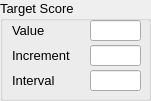
   <widget class="QGroupBox" name="groupBox_6">
    <property name="geometry">
     <rect>
      <x>740</x>
      <y>10</y>
      <width>151</width>
      <height>101</height>
     </rect>
    </property>
    <property name="font">
     <font>
      <pointsize>10</pointsize>
     </font>
    </property>
    <property name="title">
     <string>Target Score</string>
    </property>
    <widget class="QLineEdit" name="lineTarget_Interval">
     <property name="geometry">
      <rect>
       <x>90</x>
       <y>70</y>
       <width>51</width>
       <height>21</height>
      </rect>
     </property>
    </widget>
    <widget class="QLineEdit" name="lineTarget_Value">
     <property name="geometry">
      <rect>
       <x>90</x>
       <y>20</y>
       <width>51</width>
       <height>21</height>
      </rect>
     </property>
    </widget>
    <widget class="QLabel" name="label_28">
     <property name="geometry">
      <rect>
       <x>12</x>
       <y>45</y>
       <width>81</width>
       <height>20</height>
      </rect>
     </property>
     <property name="font">
      <font>
       <pointsize>10</pointsize>
      </font>
     </property>
     <property name="text">
      <string>Increment</string>
     </property>
     <property name="alignment">
      <set>Qt::AlignLeading|Qt::AlignLeft|Qt::AlignVCenter</set>
     </property>
    </widget>
    <widget class="QLabel" name="label_29">
     <property name="geometry">
      <rect>
       <x>12</x>
       <y>70</y>
       <width>81</width>
       <height>20</height>
      </rect>
     </property>
     <property name="font">
      <font>
       <pointsize>10</pointsize>
      </font>
     </property>
     <property name="text">
      <string>Interval</string>
     </property>
     <property name="alignment">
      <set>Qt::AlignLeading|Qt::AlignLeft|Qt::AlignVCenter</set>
     </property>
    </widget>
    <widget class="QLabel" name="label_30">
     <property name="geometry">
      <rect>
       <x>12</x>
       <y>20</y>
       <width>81</width>
       <height>20</height>
      </rect>
     </property>
     <property name="font">
      <font>
       <pointsize>10</pointsize>
      </font>
     </property>
     <property name="text">
      <string>Value</string>
     </property>
     <property name="alignment">
      <set>Qt::AlignLeading|Qt::AlignLeft|Qt::AlignVCenter</set>
     </property>
    </widget>
    <widget class="QLineEdit" name="lineTarget_Increment">
     <property name="geometry">
      <rect>
       <x>90</x>
       <y>45</y>
       <width>51</width>
       <height>21</height>
      </rect>
     </property>
    </widget>
   </widget>
